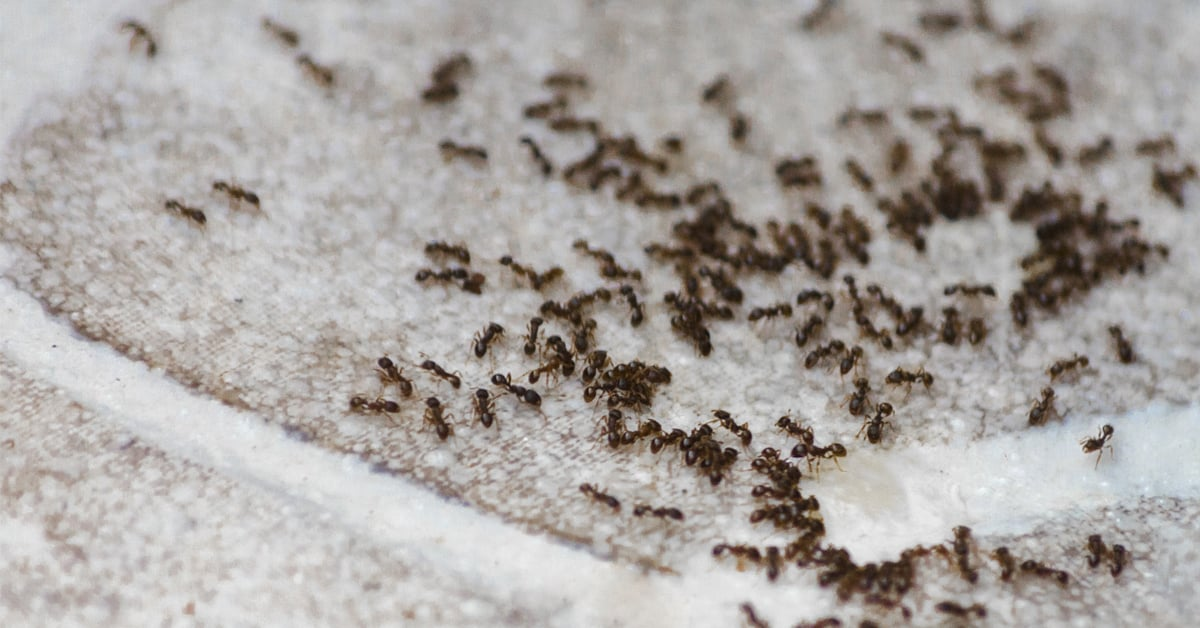
#> input picture ants-in-home-blog.jpg, 1200 x 628 px
$ python -i initialize.py   (imports and definitions only)   (older library calls are emulated)
#> lines starting #> are read from the running program, lines starting #| are printed output that depends on the picture
import cv2
import numpy as np

def preprocess_and_detect(image, method='canny'):
    # Apply Gaussian blur to remove noise
    blurred = cv2.GaussianBlur(image, (5, 5), 0)

    if method == 'canny':
        # Canny edge detection
        edges = cv2.Canny(blurred, 100, 200)

    elif method == 'sobel':
        # Sobel edge detection (calculating both x and y gradients)
        sobelx = cv2.Sobel(blurred, cv2.CV_64F, 1, 0, ksize=5)  # X gradient
        sobely = cv2.Sobel(blurred, cv2.CV_64F, 0, 1, ksize=5)  # Y gradient
        edges = np.sqrt(sobelx ** 2 + sobely ** 2)  # Magnitude of gradient
        edges = np.uint8(np.absolute(edges))  # Convert to uint8 format

        # Apply binary threshold to reduce weak edges and noise
        _, edges = cv2.threshold(edges, 50, 255, cv2.THRESH_BINARY)

    elif method == 'roberts':
        # Roberts edge detection (using Roberts cross kernels)
        roberts_cross_v = np.array([[1, 0], [0, -1]], dtype=np.float32)
        roberts_cross_h = np.array([[0, 1], [-1, 0]], dtype=np.float32)
        vertical = cv2.filter2D(blurred, -1, roberts_cross_v)
        horizontal = cv2.filter2D(blurred, -1, roberts_cross_h)
        edges = np.sqrt(vertical ** 2 + horizontal ** 2)  # Magnitude of gradient
        edges = np.uint8(np.absolute(edges))  # Convert to uint8 format

        # Apply binary threshold to reduce weak edges and noise
        _, edges = cv2.threshold(edges, 50, 255, cv2.THRESH_BINARY)

    return edges

>>> import cv2
>>> picture = cv2.imread('ants-in-home-blog.jpg')
#> picture is the input picture: shape (628, 1200, 3); mean B, G, R 160.2, 163.9, 168.9
>>> result = preprocess_and_detect(picture)
#> in preprocess_and_detect, `edges = cv2.Canny(blurred, 100, 200)`:
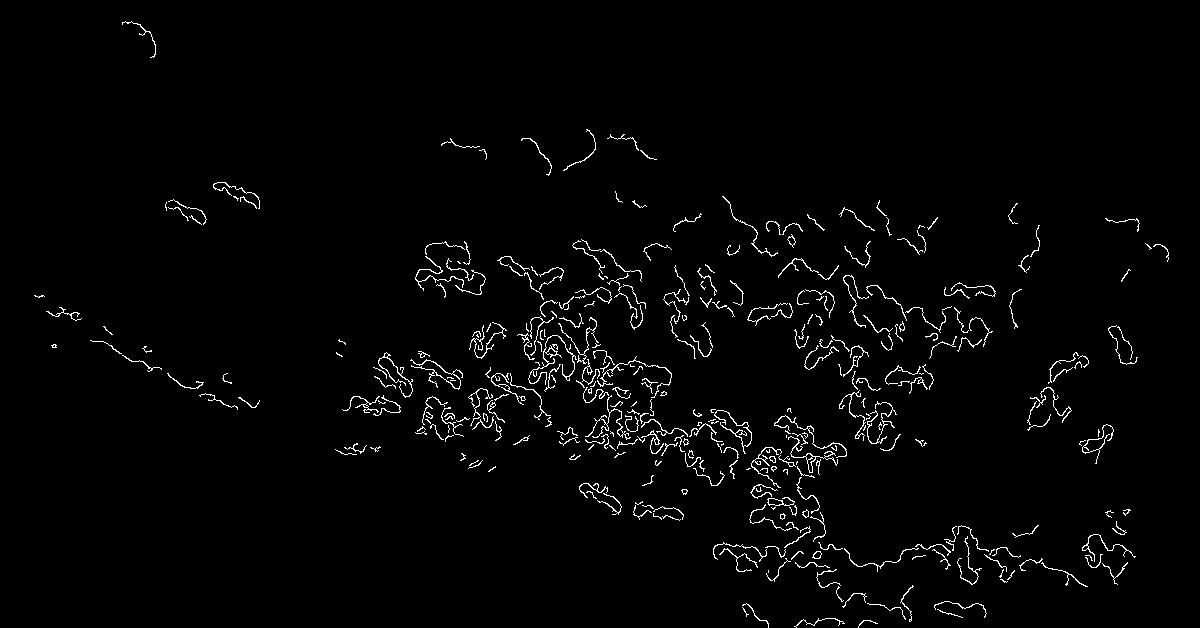
#> edges: shape (628, 1200); 2.1% white in thin lines or dots
